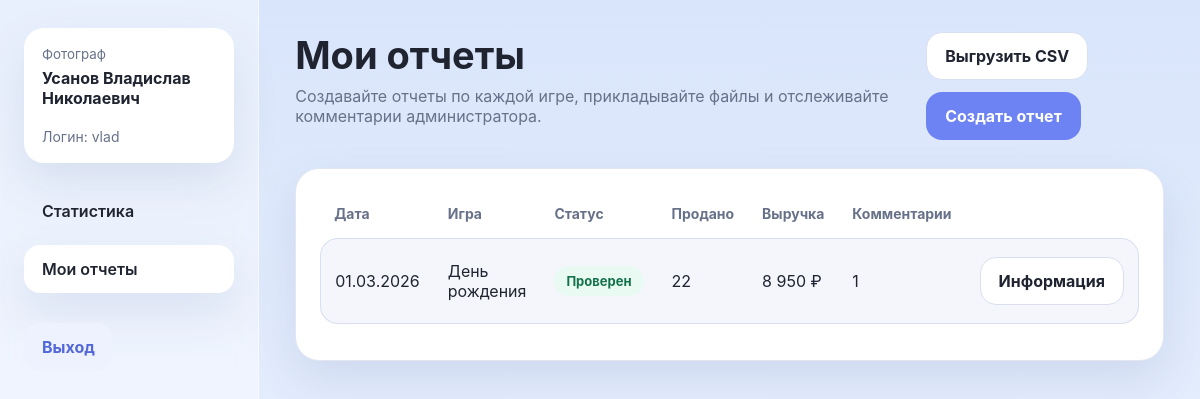
Screenshot of /reports (signed in) with the database file from the repository.
### tables this page shows
CREATE TABLE roles (
    id INTEGER PRIMARY KEY AUTOINCREMENT,
    code TEXT NOT NULL UNIQUE,
    name TEXT NOT NULL
);

CREATE TABLE users (
    id INTEGER PRIMARY KEY AUTOINCREMENT,
    login TEXT NOT NULL UNIQUE,
    password_hash TEXT NOT NULL,
    first_name TEXT NOT NULL,
    last_name TEXT NOT NULL,
    middle_name TEXT DEFAULT '',
    role_id INTEGER NOT NULL,
    is_active INTEGER NOT NULL DEFAULT 1,
    created_at TEXT NOT NULL,
    FOREIGN KEY (role_id) REFERENCES roles(id)
);

CREATE TABLE reports (
    id INTEGER PRIMARY KEY AUTOINCREMENT,
    photographer_id INTEGER NOT NULL,
    report_date TEXT NOT NULL,
    match_title TEXT NOT NULL,
    location TEXT DEFAULT '',
    note TEXT DEFAULT '',
    status TEXT NOT NULL DEFAULT 'submitted',
    total_items INTEGER NOT NULL DEFAULT 0,
    total_revenue REAL NOT NULL DEFAULT 0,
    created_at TEXT NOT NULL,
    updated_at TEXT NOT NULL,
    FOREIGN KEY (photographer_id) REFERENCES users(id) ON DELETE RESTRICT
);

### routes/reports.py (the view)
    @app.route("/reports")
    @login_required
    @role_required(ROLE_PHOTOGRAPHER)
    def my_reports():
        reports = query_all(
            """
            SELECT r.*, COALESCE((SELECT COUNT(*) FROM report_comments rc WHERE rc.report_id = r.id), 0) AS comments_count
            FROM reports r
            WHERE r.photographer_id = ?
            ORDER BY r.report_date DESC, r.created_at DESC
            """,
            (current_user.id,),
        )
        return render_template("reports/list.html", reports=reports)

### db.py (called while the page is built)
def get_db() -> sqlite3.Connection:
    if "db" not in g:
        g.db = sqlite3.connect(DATABASE)
        g.db.row_factory = sqlite3.Row
        g.db.execute("PRAGMA foreign_keys = ON")
    return g.db

def query_one(query: str, params=()):
    return get_db().execute(query, params).fetchone()

def query_all(query: str, params=()):
    return get_db().execute(query, params).fetchall()

### template_helpers.py (called while the page is built)
def register_template_helpers(app):
    @app.context_processor
    def inject_globals():
        return {
            "nav_items": NAV_ITEMS,
            "display_name": display_name,
            "today_iso": date.today().isoformat(),
            "status_label": status_label,
        }
    @app.template_filter("currency")
    def currency_filter(value):
        value = value or 0
        return f"{float(value):,.0f} ₽".replace(",", " ")
    @app.template_filter("shortdate")
    def shortdate_filter(value):
        if not value:
            return "—"
        return datetime.strptime(value, "%Y-%m-%d").strftime("%d.%m.%Y")

### users.py (called while the page is built)
@login_manager.user_loader
def load_user(user_id: str):
    row = query_one(
        """
        SELECT u.*, r.code AS role_code, r.name AS role_name
        FROM users u
        JOIN roles r ON r.id = u.role_id
        WHERE u.id = ? AND u.is_active = 1
        """,
        (user_id,),
    )
    if row is None:
        return None
    return AppUser(row)

def role_required(*roles):
    def decorator(view):
        @wraps(view)
        def wrapped(*args, **kwargs):
            if not current_user.is_authenticated:
                return login_manager.unauthorized()
            if current_user.role_code not in roles:
                abort(403)
            return view(*args, **kwargs)
        return wrapped
    return decorator

def display_name(row) -> str:
    if isinstance(row, sqlite3.Row):
        last_name = row["last_name"]
        first_name = row["first_name"]
        middle_name = row["middle_name"]
        login = row["login"] if "login" in row.keys() else ""
    else:
        last_name = row.get("last_name", "")
        first_name = row.get("first_name", "")
        middle_name = row.get("middle_name", "")
        login = row.get("login", "")
    full = " ".join(part for part in [last_name or "", first_name or "", middle_name or ""] if part).strip()
    return full or login or "Пользователь"

def status_label(status: str) -> str:
    return {"submitted": "На проверке", "reviewed": "Проверен", "draft": "Черновик"}.get(status, status)

### templates/reports/list.html (shortened to what this page needs)
{% extends 'base.html' %}
{% block content %}
<div class="page-header">
  <div>
    <h1>Мои отчеты</h1>
    <p>Создавайте отчеты по каждой игре, прикладывайте файлы и отслеживайте комментарии администратора.</p>
  </div>
  <div class="actions">
    <a class="btn-secondary btn" href="{{ url_for('export_reports_csv') }}">Выгрузить CSV</a>
    <a class="btn" href="{{ url_for('create_report') }}">Создать отчет</a>
  </div>
</div>
<section class="card">
  <table class="list-table">
    <thead><tr><th>Дата</th><th>Игра</th><th>Статус</th><th>Продано</th><th>Выручка</th><th>Комментарии</th><th></th></tr></thead>
    <tbody>
      {% for report in reports %}
      <tr>
        <td>{{ report.report_date|shortdate }}</td>
        <td>{{ report.match_title }}</td>
        <td><span class="badge {{ report.status }}">{{ status_label(report.status) }}</span></td>
        <td>{{ report.total_items }}</td>
        <td>{{ report.total_revenue|currency }}</td>
        <td>{{ report.comments_count }}</td>
        <td><a class="btn btn-secondary" href="{{ url_for('report_detail', report_id=report.id) }}">Информация</a></td>
      </tr>
      {% else %}
      <tr><td colspan="7">У вас пока нет отчетов.</td></tr>
      {% endfor %}
    </tbody>
  </table>
</section>
{% endblock %}

### templates/base.html (shortened to what this page needs)
<!doctype html>
<html lang="ru">
  <head>
    <link rel="stylesheet" href="{{ url_for('static', filename='css/styles.css') }}">
  </head>
  <body>
    {% if current_user.is_authenticated %}
      <div class="layout">
        <aside class="sidebar">
          <div class="user-card">
            <small>{{ current_user.role_name }}</small>
            <strong>{{ current_user.full_name }}</strong>
            <div class="meta top-gap">Логин: {{ current_user.login }}</div>
          </div>
          <nav class="nav">
            {% for endpoint, label in nav_items.get(current_user.role_code, []) %}
              <a href="{{ url_for(endpoint) }}" class="{% if request.endpoint == endpoint %}active{% endif %}">{{ label }}</a>
            {% endfor %}
          </nav>
          <a class="logout-link" href="{{ url_for('logout') }}">Выход</a>
        </aside>
        <main class="content">
          {% block content %}{% endblock %}
        </main>
      </div>
    {% else %}
      {% block auth_content %}{% endblock %}
    {% endif %}
  </body>
</html>

### static/css/styles.css (style rules this page uses)
:root { --bg: #dbe6fb; --panel: #ffffff; --panel-soft: #f4f6fb; --text: #1f2430; --muted: #677189; --accent: #6d82f3; --accent-dark: #5267d8; --danger: #d9534f; --success: #279c6d; --warning: #df9a1a; --border: #d9dfef; --shadow: 0 18px 45px rgba(58, 79, 137, 0.12); --radius: 24px; }
* { box-sizing: border-box; }
html, body { margin: 0; padding: 0; font-family: Inter, Arial, sans-serif; color: var(--text); background: linear-gradient(180deg, #d9e5fb 0%, #eef4ff 100%); }
a { color: inherit; text-decoration: none; }
.layout { display: flex; min-height: 100vh; }
.sidebar { width: 280px; background: rgba(255,255,255,0.42); backdrop-filter: blur(9px); padding: 28px 24px; border-right: 1px solid rgba(255,255,255,0.55); }
.user-card { background: var(--panel); border-radius: 20px; padding: 18px; box-shadow: var(--shadow); margin-bottom: 24px; }
.user-card small { color: var(--muted); display: block; margin-bottom: 6px; }
.nav { display: flex; flex-direction: column; gap: 10px; }
.nav a { padding: 14px 18px; border-radius: 16px; background: transparent; color: var(--text); font-weight: 600; }
.nav a.active, .nav a:hover { background: var(--panel); box-shadow: var(--shadow); }
.logout-link { margin-top: 30px; display: inline-flex; padding: 14px 18px; border-radius: 16px; background: #eef2ff; color: var(--accent-dark); font-weight: 700; }
.content { flex: 1; padding: 32px 36px 42px; }
.page-header { display: flex; align-items: flex-start; justify-content: space-between; gap: 20px; margin-bottom: 28px; }
.page-header h1 { margin: 0; font-size: 38px; }
.page-header p { margin: 8px 0 0; color: var(--muted); }
.actions { display: flex; gap: 12px; flex-wrap: wrap; }
.btn { display: inline-flex; align-items: center; justify-content: center; gap: 8px; min-height: 48px; padding: 0 18px; border: 1px solid transparent; border-radius: 16px; background: var(--accent); color: white; cursor: pointer; font-weight: 700; }
.btn-secondary { background: var(--panel); color: var(--text); border-color: var(--border); }
.card { background: var(--panel); border-radius: var(--radius); box-shadow: var(--shadow); padding: 24px; border: 1px solid rgba(217, 223, 239, 0.75); }
.list-table { width: 100%; border-collapse: separate; border-spacing: 0 12px; }
.list-table th { text-align: left; color: var(--muted); font-size: 14px; padding: 0 14px 4px; }
.list-table td { background: var(--panel-soft); padding: 18px 14px; border-top: 1px solid var(--border); border-bottom: 1px solid var(--border); }
.list-table td:first-child { border-left: 1px solid var(--border); border-top-left-radius: 18px; border-bottom-left-radius: 18px; }
.list-table td:last-child { border-right: 1px solid var(--border); border-top-right-radius: 18px; border-bottom-right-radius: 18px; }
.badge { display: inline-flex; align-items: center; justify-content: center; padding: 7px 12px; border-radius: 999px; background: #eef2ff; color: var(--accent-dark); font-size: 13px; font-weight: 700; }
.badge.reviewed { background: #e8faf2; color: #15714c; }
.meta { color: var(--muted); font-size: 14px; }
.top-gap { margin-top: 20px; }

### rows the page displays
roles: role_name "Фотограф"
users: login "vlad"
reports: report_date|shortdate "01.03.2026", match_title "День рождения", status "Проверен", total_items "22", total_revenue "8 950 ₽", comments_count "1"

### other values shown
{{ current_user.full_name }} "Усанов Владислав Николаевич"
{{ label }} "Статистика" "Мои отчеты"
